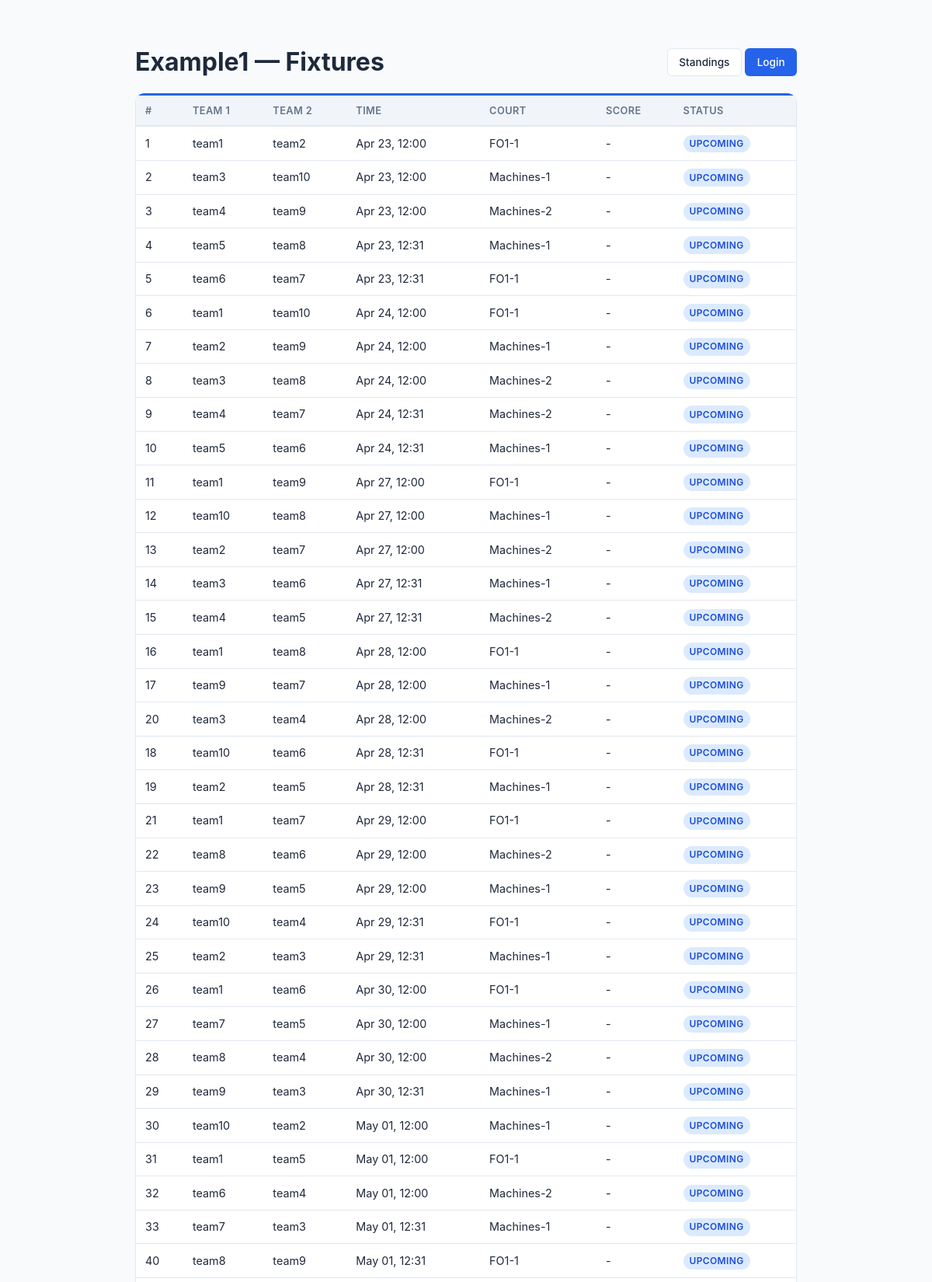
/public/fixtures/ (upper part), run on the app's committed database.
### core/models.py (models this page shows, shortened)
class Tournament(models.Model):
    FORMAT_CHOICES = [
        ("round_robin", "Round Robin"),
        ("double_round_robin", "Double Round Robin"),
        ("knockout", "Knockout"),
        ("double_elimination", "Double Elimination"),
        ("consolation", "Consolation"),
        ("hybrid", "Hybrid (Groups + Knockout)"),
    ]
    SPORT_CHOICES = [
        ("badminton", "Badminton"),
        ("tennis", "Tennis"),
        ("volleyball", "Volleyball"),
        ("basketball", "Basketball"),
        ("soccer", "Soccer"),
        ("cricket", "Cricket"),
        ("table_tennis", "Table Tennis"),
        ("other", "Other"),
    ]
    WITHDRAWAL_POLICY_CHOICES = [
        ("forfeit", "Forfeit remaining matches"),
        ("void", "Void remaining matches"),
    ]
    name = models.CharField(max_length=200)
    sport_type = models.CharField(
        max_length=30, choices=SPORT_CHOICES, default="other",
        help_text="Type of sport for this tournament",
    )
    format = models.CharField(max_length=30, choices=FORMAT_CHOICES)
    players_per_team = models.IntegerField(
        default=1, help_text="Number of players required per team",
    )
    status = models.CharField(
        max_length=20,
        choices=[
            ("setup", "Setup"),
            ("registration_open", "Registration Open"),
            ("ready", "Ready for Scheduling"),
            ("scheduled", "Schedule Draft Ready"),
            ("active", "Active"),
            ("completed", "Completed"),
        ],
        default="setup",
    )
    created_at = models.DateTimeField(auto_now_add=True)
    started_at = models.DateTimeField(null=True, blank=True)
    completed_at = models.DateTimeField(null=True, blank=True)
    start_date = models.DateField(
        default=timezone.localdate,
        null=True,
        blank=True,
        help_text="Date from which automatic scheduling should begin",
    )
    expected_teams_count = models.PositiveIntegerField(
        default=0,
        blank=True,
        help_text="Expected number of teams before the tournament can start",
    )
    points_per_win = models.IntegerField(default=3)
    points_per_loss = models.IntegerField(default=0)
    points_per_draw = models.IntegerField(default=1)
    tiebreaker_order = models.TextField(
        default='["game_diff", "games_won", "head_to_head"]'
    )
    num_groups = models.IntegerField(default=2, help_text="For hybrid format")
    teams_per_group_advance = models.IntegerField(
        default=2, help_text="Teams advancing from each group"
    )
    withdrawal_policy = models.CharField(
        max_length=20, choices=WITHDRAWAL_POLICY_CHOICES, default="forfeit"
    )
    default_match_duration = models.IntegerField(
        default=30, help_text="Minutes per match"
    )
    champion = models.ForeignKey(
        "Team",
        null=True,
        blank=True,
        on_delete=models.SET_NULL,
        related_name="championships",
        help_text="Team that won the tournament",
    )

class Match(models.Model):
    STATUS_CHOICES = [
        ("upcoming", "Upcoming"),
        ("in_progress", "In Progress"),
        ("pending_confirmation", "Pending Confirmation"),
        ("confirmed", "Done"),
        ("disputed", "Disputed"),
        ("cancelled", "Cancelled"),
        ("forfeited", "Forfeited"),
        ("bye", "Bye"),
    ]
    tournament = models.ForeignKey(
        Tournament, on_delete=models.CASCADE, related_name="matches"
    )
    match_number = models.IntegerField()
    team1 = models.ForeignKey(
        Team, on_delete=models.CASCADE, related_name="home_matches", null=True, blank=True
    )
    team2 = models.ForeignKey(
        Team, on_delete=models.CASCADE, related_name="away_matches", null=True, blank=True
    )
    court = models.ForeignKey(
        Court, on_delete=models.SET_NULL, null=True, blank=True, related_name="matches"
    )
    scheduled_time = models.DateTimeField(null=True, blank=True)
    scheduled_end_time = models.DateTimeField(null=True, blank=True)
    status = models.CharField(max_length=25, choices=STATUS_CHOICES, default="upcoming")
    score_team1 = models.IntegerField(null=True, blank=True)
    score_team2 = models.IntegerField(null=True, blank=True)
    score_submitted_at = models.DateTimeField(null=True, blank=True)
    dispute_deadline_at = models.DateTimeField(null=True, blank=True, db_index=True)
    score_locked_at = models.DateTimeField(null=True, blank=True)
    submitted_by = models.ForeignKey(
        Team, on_delete=models.SET_NULL, null=True, blank=True, related_name="submitted_scores"
    )
    confirmed_by = models.ForeignKey(
        Team, on_delete=models.SET_NULL, null=True, blank=True, related_name="confirmed_scores"
    )
    disputed_by = models.ForeignKey(
        Team, on_delete=models.SET_NULL, null=True, blank=True, related_name="raised_disputes"
    )
    critical_dispute = models.BooleanField(default=False)
    dispute_resolution_notes = models.TextField(blank=True, default="")
    dispute_resolved_at = models.DateTimeField(null=True, blank=True)
    winner = models.ForeignKey(
        Team, on_delete=models.SET_NULL, null=True, blank=True, related_name="won_matches"
    )
    notes = models.TextField(blank=True, default="")
    round_number = models.IntegerField(default=1)
    bracket_position = models.IntegerField(default=0)
    bracket_type = models.CharField(max_length=20, default="winners")
    next_match = models.ForeignKey(
        "self", on_delete=models.SET_NULL, null=True, blank=True, related_name="previous_matches"
    )
    group = models.CharField(max_length=5, blank=True, default="")
    created_at = models.DateTimeField(auto_now_add=True)
    updated_at = models.DateTimeField(auto_now=True)
    class Meta:
        ordering = ["match_number"]

class Team(models.Model):
    STATUS_CHOICES = [
        ("active", "Active"),
        ("withdrawn", "Withdrawn"),
    ]
    user = models.ForeignKey(User, on_delete=models.CASCADE, related_name="captained_teams")
    tournament = models.ForeignKey(
        Tournament, on_delete=models.CASCADE, related_name="teams"
    )
    name = models.CharField(max_length=100)
    department = models.CharField(max_length=120, blank=True, default="")
    status = models.CharField(max_length=20, choices=STATUS_CHOICES, default="active")
    withdrawn_at = models.DateTimeField(null=True, blank=True)
    group = models.CharField(max_length=5, blank=True, default="")
    preferred_courts = models.ManyToManyField(Court, blank=True, related_name="preferred_by")
    availability_notes = models.TextField(blank=True, default="")
    seed = models.IntegerField(default=0)
    class Meta:
        unique_together = [["tournament", "name"], ["tournament", "user"]]

class Court(models.Model):
    tournament = models.ForeignKey(
        Tournament, on_delete=models.CASCADE, related_name="courts"
    )
    name = models.CharField(max_length=100)
    is_available = models.BooleanField(default=True)
    class Meta:
        unique_together = ["tournament", "name"]

### core/views.py (the view)
# urls.py: path("public/fixtures/", views.public_fixtures, name="public_fixtures"),
def public_fixtures(request):
    tournament = _get_tournament(request)
    if not tournament:
        return render(request, "core/public_fixtures.html", {"matches": []})
    _expire_pending_score_disputes(tournament)
    matches = tournament.matches.select_related("team1", "team2", "court", "winner").order_by("scheduled_time", "match_number")
    return render(request, "core/public_fixtures.html", {"tournament": tournament, "matches": matches})

### core/views.py (called while the page is built, shortened)
def _get_available_tournaments():
    return Tournament.objects.annotate(
        team_count=Count("teams", distinct=True),
        match_count=Count("matches", distinct=True),
    ).annotate(
        status_rank=db_models.Case(
            db_models.When(status="active", then=db_models.Value(0)),
            db_models.When(status="registration_open", then=db_models.Value(1)),
            db_models.When(status="ready", then=db_models.Value(2)),
            db_models.When(status="scheduled", then=db_models.Value(3)),
            db_models.When(status="setup", then=db_models.Value(4)),
            db_models.When(status="completed", then=db_models.Value(5)),
            default=db_models.Value(6),
            output_field=db_models.IntegerField(),
        )
    ).order_by("status_rank", "-created_at")

def _get_tournament(request=None):
    tournaments = Tournament.objects.all()
    return _get_available_tournaments().first()

def _expire_pending_score_disputes(tournament=None):
    pending_scores = Match.objects.filter(
        status="pending_confirmation",
        dispute_deadline_at__isnull=False,
    ).select_related("team1", "team2", "tournament")
    if tournament is not None:
        pending_scores = pending_scores.filter(tournament=tournament)
    now = timezone.now()

### templates/core/public_fixtures.html (shortened to what this page needs)
{% load static %}
<!DOCTYPE html>
<html lang="en">
<head>
    <link rel="stylesheet" href="{% static 'css/style.css' %}">
</head>
<body>
<div class="content" style="max-width:900px;margin:2rem auto;">
    <div class="d-flex justify-between align-center mb-2">
        <h1>{% if tournament %}{{ tournament.name }}{% endif %} — Fixtures</h1>
        <div>
            <a href="{% url 'public_standings' %}" class="btn btn-outline">Standings</a>
            <a href="{% url 'login' %}" class="btn btn-primary">Login</a>
        </div>
    </div>
    <div class="card">
        <div class="table-container">
        <table>
            <thead><tr><th>#</th><th>Team 1</th><th>Team 2</th><th>Time</th><th>Court</th><th>Score</th><th>Status</th></tr></thead>
            <tbody>
            {% for m in matches %}
            <tr>
                <td>{{ m.match_number }}</td>
                <td>{% if m.winner == m.team1 %}<strong>{{ m.team1.name|default:"TBD" }}</strong>{% else %}{{ m.team1.name|default:"TBD" }}{% endif %}</td>
                <td>{% if m.winner == m.team2 %}<strong>{{ m.team2.name|default:"TBD" }}</strong>{% else %}{{ m.team2.name|default:"TBD" }}{% endif %}</td>
                <td>{{ m.scheduled_time|date:"M d, H:i"|default:"-" }}</td>
                <td>{{ m.court.name|default:"-" }}</td>
                <td>{% if m.score_team1 is not None %}{{ m.score_team1 }}-{{ m.score_team2 }}{% else %}-{% endif %}</td>
                <td><span class="badge badge-{{ m.status }}">{{ m.get_status_display }}</span></td>
            </tr>
            {% empty %}
            <tr><td colspan="7" class="text-center text-muted">No matches.</td></tr>
            {% endfor %}
            </tbody>
        </table>
        </div>
    </div>
</div>
</body>
</html>

### static/css/style.css (style rules this page uses)
:root { --primary: #2563eb; --primary-dark: #1d4ed8; --success: #16a34a; --warning: #d97706; --danger: #dc2626; --info: #0891b2; --bg: #f8fafc; --bg-card: #ffffff; --text: #1e293b; --text-muted: #64748b; --border: #e2e8f0; --sidebar-bg: #1e293b; --sidebar-text: #cbd5e1; --sidebar-active: #2563eb; }
* { box-sizing: border-box; margin: 0; padding: 0; }
body { font-family: -apple-system, BlinkMacSystemFont, 'Segoe UI', Roboto, sans-serif; background: var(--bg); color: var(--text); line-height: 1.5; }
.content { padding: 1.5rem; max-width: 1400px; }
.card { background: var(--bg-card); border: 1px solid var(--border); border-top: 3px solid var(--primary); border-radius: 12px; margin-bottom: 1rem; }
.table-container { overflow-x: auto; }
table { width: 100%; border-collapse: collapse; font-size: 0.9rem; }
th { background: #f1f5f9; padding: 0.6rem 0.75rem; text-align: left; font-weight: 600; font-size: 0.8rem; text-transform: uppercase; letter-spacing: 0.03em; color: var(--text-muted); border-bottom: 2px solid var(--border); white-space: nowrap; }
td { padding: 0.6rem 0.75rem; border-bottom: 1px solid var(--border); vertical-align: middle; }
.badge { display: inline-block; padding: 0.15rem 0.5rem; border-radius: 9999px; font-size: 0.75rem; font-weight: 600; text-transform: uppercase; letter-spacing: 0.03em; }
.badge-upcoming { background: #dbeafe; color: #1d4ed8; }
.btn { display: inline-flex; align-items: center; gap: 0.4rem; padding: 0.45rem 0.9rem; border-radius: 6px; font-size: 0.85rem; font-weight: 500; border: 1px solid transparent; cursor: pointer; text-decoration: none; transition: all 0.15s; white-space: nowrap; }
.btn-primary { background: var(--primary); color: white; }
.btn-outline { background: white; border-color: var(--border); color: var(--text); }
.mb-2 { margin-bottom: 1rem; }
.d-flex { display: flex; }
.align-center { align-items: center; }
.justify-between { justify-content: space-between; }

### data on the page
Tournament: name "Example1"
Match: match_number "1", team1.name "team1", team2.name "team2", scheduled_time "Apr 23, 12:00", court.name "FO1-1", status "UPCOMING"
Match: match_number "2", team1.name "team3", team2.name "team10", scheduled_time "Apr 23, 12:00", court.name "Machines-1", status "UPCOMING"
Match: match_number "3", team1.name "team4", team2.name "team9", scheduled_time "Apr 23, 12:00", court.name "Machines-2", status "UPCOMING"
Match: match_number "4", team1.name "team5", team2.name "team8", scheduled_time "Apr 23, 12:31", court.name "Machines-1", status "UPCOMING"
Match: match_number "5", team1.name "team6", team2.name "team7", scheduled_time "Apr 23, 12:31", court.name "FO1-1", status "UPCOMING"
Match: match_number "6", team1.name "team1", team2.name "team10", scheduled_time "Apr 24, 12:00", court.name "FO1-1", status "UPCOMING"
Match: match_number "7", team1.name "team2", team2.name "team9", scheduled_time "Apr 24, 12:00", court.name "Machines-1", status "UPCOMING"
Match: match_number "8", team1.name "team3", team2.name "team8", scheduled_time "Apr 24, 12:00", court.name "Machines-2", status "UPCOMING"
Match: match_number "9", team1.name "team4", team2.name "team7", scheduled_time "Apr 24, 12:31", court.name "Machines-2", status "UPCOMING"
Match: match_number "10", team1.name "team5", team2.name "team6", scheduled_time "Apr 24, 12:31", court.name "Machines-1", status "UPCOMING"
Match: match_number "11", team1.name "team1", team2.name "team9", scheduled_time "Apr 27, 12:00", court.name "FO1-1", status "UPCOMING"
Match: match_number "12", team1.name "team10", team2.name "team8", scheduled_time "Apr 27, 12:00", court.name "Machines-1", status "UPCOMING"
Match: match_number "13", team1.name "team2", team2.name "team7", scheduled_time "Apr 27, 12:00", court.name "Machines-2", status "UPCOMING"
Match: match_number "14", team1.name "team3", team2.name "team6", scheduled_time "Apr 27, 12:31", court.name "Machines-1", status "UPCOMING"
Match: match_number "15", team1.name "team4", team2.name "team5", scheduled_time "Apr 27, 12:31", court.name "Machines-2", status "UPCOMING"
Match: match_number "16", team1.name "team1", team2.name "team8", scheduled_time "Apr 28, 12:00", court.name "FO1-1", status "UPCOMING"
Match: match_number "17", team1.name "team9", team2.name "team7", scheduled_time "Apr 28, 12:00", court.name "Machines-1", status "UPCOMING"
Match: match_number "20", team1.name "team3", team2.name "team4", scheduled_time "Apr 28, 12:00", court.name "Machines-2", status "UPCOMING"
Match: match_number "18", team1.name "team10", team2.name "team6", scheduled_time "Apr 28, 12:31", court.name "FO1-1", status "UPCOMING"
Match: match_number "19", team1.name "team2", team2.name "team5", scheduled_time "Apr 28, 12:31", court.name "Machines-1", status "UPCOMING"
Match: match_number "21", team1.name "team1", team2.name "team7", scheduled_time "Apr 29, 12:00", court.name "FO1-1", status "UPCOMING"
Match: match_number "22", team1.name "team8", team2.name "team6", scheduled_time "Apr 29, 12:00", court.name "Machines-2", status "UPCOMING"
Match: match_number "23", team1.name "team9", team2.name "team5", scheduled_time "Apr 29, 12:00", court.name "Machines-1", status "UPCOMING"
Match: match_number "24", team1.name "team10", team2.name "team4", scheduled_time "Apr 29, 12:31", court.name "FO1-1", status "UPCOMING"
Match: match_number "25", team1.name "team2", team2.name "team3", scheduled_time "Apr 29, 12:31", court.name "Machines-1", status "UPCOMING"
Match: match_number "26", team1.name "team1", team2.name "team6", scheduled_time "Apr 30, 12:00", court.name "FO1-1", status "UPCOMING"
Match: match_number "27", team1.name "team7", team2.name "team5", scheduled_time "Apr 30, 12:00", court.name "Machines-1", status "UPCOMING"
Match: match_number "28", team1.name "team8", team2.name "team4", scheduled_time "Apr 30, 12:00", court.name "Machines-2", status "UPCOMING"
Match: match_number "29", team1.name "team9", team2.name "team3", scheduled_time "Apr 30, 12:31", court.name "Machines-1", status "UPCOMING"
Match: match_number "30", team1.name "team10", team2.name "team2", scheduled_time "May 01, 12:00", court.name "Machines-1", status "UPCOMING"
Match: match_number "31", team1.name "team1", team2.name "team5", scheduled_time "May 01, 12:00", court.name "FO1-1", status "UPCOMING"
Match: match_number "32", team1.name "team6", team2.name "team4", scheduled_time "May 01, 12:00", court.name "Machines-2", status "UPCOMING"
Match: match_number "33", team1.name "team7", team2.name "team3", scheduled_time "May 01, 12:31", court.name "Machines-1", status "UPCOMING"
Match: match_number "40", team1.name "team8", team2.name "team9", scheduled_time "May 01, 12:31", court.name "FO1-1", status "UPCOMING"
